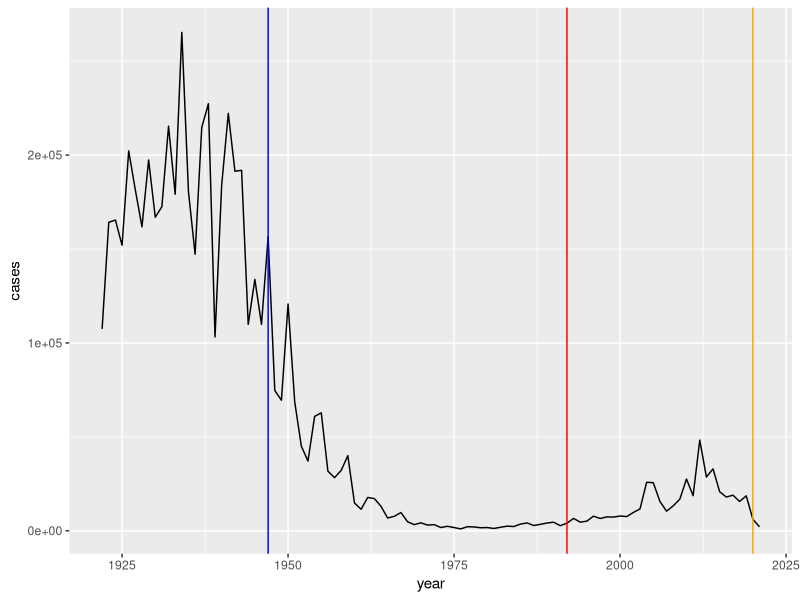

Write R code to recreate this figure. (Note: this script raises an error after producing the figure.)
## ---- chunk 1
cdc <- data.frame(year = c(1922L,
                                   1923L,1924L,1925L,1926L,1927L,1928L,
                                   1929L,1930L,1931L,1932L,1933L,1934L,1935L,
                                   1936L,1937L,1938L,1939L,1940L,1941L,
                                   1942L,1943L,1944L,1945L,1946L,1947L,1948L,
                                   1949L,1950L,1951L,1952L,1953L,1954L,
                                   1955L,1956L,1957L,1958L,1959L,1960L,
                                   1961L,1962L,1963L,1964L,1965L,1966L,1967L,
                                   1968L,1969L,1970L,1971L,1972L,1973L,
                                   1974L,1975L,1976L,1977L,1978L,1979L,1980L,
                                   1981L,1982L,1983L,1984L,1985L,1986L,
                                   1987L,1988L,1989L,1990L,1991L,1992L,1993L,
                                   1994L,1995L,1996L,1997L,1998L,1999L,
                                   2000L,2001L,2002L,2003L,2004L,2005L,
                                   2006L,2007L,2008L,2009L,2010L,2011L,2012L,
                                   2013L,2014L,2015L,2016L,2017L,2018L,2019L,2020L,2021L),
                  
cases = c(107473,164191,165418,152003,202210,181411,
                                   161799,197371,166914,172559,215343,179135,
                                   265269,180518,147237,214652,227319,103188,
                                   183866,222202,191383,191890,109873,
                                   133792,109860,156517,74715,69479,120718,
                                   68687,45030,37129,60886,62786,31732,28295,
                                   32148,40005,14809,11468,17749,17135,
                                   13005,6799,7717,9718,4810,3285,4249,
                                   3036,3287,1759,2402,1738,1010,2177,2063,
                                   1623,1730,1248,1895,2463,2276,3589,
                                   4195,2823,3450,4157,4570,2719,4083,6586,
                                   4617,5137,7796,6564,7405,7298,7867,
                                   7580,9771,11647,25827,25616,15632,10454,
                                   13278,16858,27550,18719,48277,28639,
                                   32971,20762,17972,18975,15609,18617,6124,
                                   2116)
)

head(cdc)
## ---- chunk 2
library(ggplot2)

ggplot(cdc) + aes(year, cases) + geom_line() + geom_vline(xintercept = 1947, col='blue') +
  geom_vline(xintercept=1992, col='red') +
  geom_vline(xintercept=2020, col='orange')
## ---- chunk 3
library(jsonlite)

subject <- read_json("https://www.cmi-pb.org/api/subject", simplifyVector = TRUE) 

head(subject)
## ---- chunk 4
table(subject$infancy_vac)
## ---- chunk 5
table(subject$biological_sex)
## ---- chunk 6
table(subject$race, subject$biological_sex)
## ---- chunk 7
head(subject$year_of_birth)
## ---- chunk 8
library(lubridate)
## ---- chunk 9
today() - ymd("2000-01-01")
## ---- chunk 10
today() - ymd("2002-6-25")
## ---- chunk 11
time_length(today() - mdy("6-25-2002"), "years")
## ---- chunk 12
subject$age <- time_length(today() - ymd(subject$year_of_birth), "years")
## ---- chunk 13
library(dplyr)

#ap
ap <- subject %>% filter(infancy_vac == "aP")
round(summary(ap$age))
       
# wP
wp <- subject %>% filter(infancy_vac == "wP")
round(summary(wp$age))

t.test(ap$age, wp$age)
## ---- chunk 14
int <- ymd(subject$date_of_boost) - ymd(subject$year_of_birth)
age_at_boost <- time_length(int, "year")
head(age_at_boost)
## ---- chunk 15
ggplot(subject) + aes(age, fill=infancy_vac) + geom_histogram()
## ---- chunk 16
specimen <- read_json("http://cmi-pb.org/api/specimen", simplifyVector = T)
head(specimen)
## ---- chunk 17
library(dplyr)

meta <- inner_join(subject, specimen)
head(meta)
## ---- chunk 18
ab_titer <- read_json("http://cmi-pb.org/api/v4/plasma_ab_titer",
                      simplifyVector = T)
head(ab_titer)
## ---- chunk 19
abdata <- inner_join(ab_titer, meta)
head(abdata)
## ---- chunk 20
table(abdata$isotype)
## ---- chunk 21
table(abdata$dataset)
## ---- chunk 22
table(abdata$antigen)
## ---- chunk 23
ggplot(abdata) + aes(MFI, antigen) + geom_boxplot()
## ---- chunk 24
ggplot(abdata) + aes(MFI, antigen, color=infancy_vac) + geom_boxplot()
## ---- chunk 25
table(abdata$dataset)
## ---- chunk 26
abdata.21 <- filter(abdata, dataset == '2021_dataset')
table(abdata.21$dataset)
## ---- chunk 27
igg <- abdata %>% filter(isotype == "IgG")

ggplot(igg) +
  aes(MFI_normalised, antigen) +
  geom_boxplot() + 
    xlim(0,75) +
  facet_wrap(vars(visit), nrow=2)
## ---- chunk 28
filter(igg, antigen=="PT") %>%
  ggplot() +
  aes(MFI_normalised, col=infancy_vac) +
  geom_boxplot(show.legend = T) +
  facet_wrap(vars(visit)) +
  theme_bw()
## ---- chunk 29
filter(igg, antigen=="FIM2/3") %>%
  ggplot() +
  aes(MFI_normalised, col=infancy_vac) +
  geom_boxplot(show.legend = T) +
  facet_wrap(vars(visit)) +
  theme_bw()
## ---- chunk 30
filter(igg, antigen=="DT") %>%
  ggplot() +
  aes(MFI_normalised, col=infancy_vac) +
  geom_boxplot(show.legend = T) +
  facet_wrap(vars(visit)) +
  theme_bw()
## ---- chunk 31
pt.21 <- filter(abdata.21, isotype == 'IgG', antigen == 'PT')
## ---- chunk 32
ggplot(pt.21) +
  aes(x=planned_day_relative_to_boost, y=MFI_normalised, col=infancy_vac, group=subject_id) + geom_point() + geom_line() +
    geom_vline(xintercept=0, linetype="dashed") +
    geom_vline(xintercept=14, linetype="dashed") +
  labs(title="2021 dataset IgG PT",
       subtitle = "Dashed lines indicate day 0 (pre-boost) and 14 (apparent peak levels)") + ylab("Normalized MFI") + xlab("planned day relative to boost")
